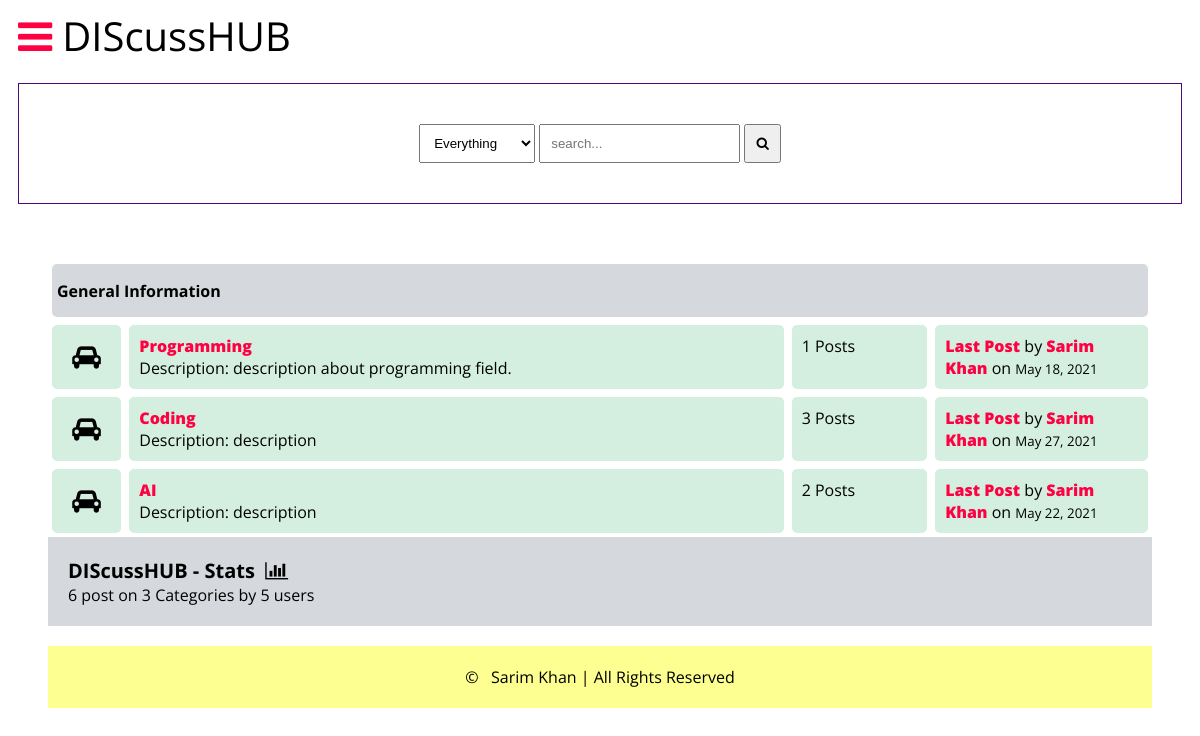
The page / on the database its author committed.
### main/models.py (models this page shows, shortened)
class Category(models.Model):
    title=models.CharField(max_length=50)
    slug=models.SlugField(max_length=400, unique=True, blank=True)
    description= models.TextField(default="description")
    class Meta:
        verbose_name_plural="categories"
    def get_url(self):
        return reverse("posts", kwargs={
            "slug":self.slug
        })
    @property
    def num_posts(self):
        return Post.objects.filter(categories=self).count()
    @property
    def last_post(self):
        return Post.objects.filter(categories=self).latest("date")

class Post(models.Model):
    title=models.CharField(max_length=400)
    slug=models.SlugField(max_length=400, unique=True, blank=True)
    user=models.ForeignKey(Author, on_delete=models.CASCADE)
    content=HTMLField()
    categories=models.ManyToManyField(Category)
    date=models.DateField(auto_now_add=True)
    approved=models.BooleanField(default=False)
    hit_count_generic= GenericRelation(HitCount, object_id_field='object_pk', related_query_name='hit_count_generic_relation')
    tags=TaggableManager()
    comments=models.ManyToManyField(Comment, blank=True)
    def get_url(self):
        return reverse("detail", kwargs={
            "slug":self.slug
        })

class Author(models.Model):
    user=models.ForeignKey(User, on_delete=models.CASCADE)
    fullname= models.CharField(max_length=40, blank=True)
    slug=models.SlugField(max_length=400, unique=True, blank=True)
    bio=HTMLField()
    points=models.IntegerField(default=0)
    profile_pic= ResizedImageField(size=[50, 80], quality=100, upload_to="authors", default=None, null=True)

### main/views.py (the view)
# urls.py: path("", home, name="home"),
def home(request):
    forums=Category.objects.all()
    num_posts=Post.objects.all().count()
    num_users=User.objects.all().count()
    num_categories=forums.count()
    last_post=Post.objects.latest("date")
    context={
        "forums":forums,
        "num_posts":num_posts,
        "num_users":num_users,
        "num_categories":num_categories,
        "last_post":last_post,
    }
    return render(request, "forums.html", context)

### templates/forums.html
{% extends 'base.html' %}
{% block content %}
    <div class="container">
        <div class="subforum">
            <div class="subforum-title">
                <h1>General Information</h1>
            </div>
            {% for forum in forums %}
            <div class="subforum-row">
                <div class="subforum-icon subforum-column center">
                    <i class="fa fa-car"></i>
                </div>
                <div class="subforum-description subforum-column">
                    <h1><a href="{{forum.get_url}}">{{forum.title}}</a></h1>
                    <p>Description: {{forum.description}}</p>
                </div>
                <div class="subforum-stats subforum-column">
                    <span>{{forum.num_posts}} Posts</span>
                </div>
                <div class="subforum-info subforum-column">
                    <b><a href="{{forum.last_post.get_url}}">Last Post</a></b> by <b><a href="">{{forum.last_post.user.fullname|title}}</a></b>
                    on <small>{{forum.last_post.date|date}}</small>
                </div>
            </div>
            {% endfor %}
        </div>
    <div class="forum-info">
        <div class="chart">
            DIScussHUB - Stats &nbsp;<i class="fa fa-bar-chart"></i>
        </div>
        <div>
            <span>{{num_posts}} post on {{num_categories}} Categories by {{num_users}} users</span>
        </div>
    </div>
    {% endblock content %}

### static/style.css (style rules this page uses)
* { box-sizing: border-box; }
html { font-size: 16px; font-family: 'Open Sans', sans-serif; background-color: #ffffff; }
a { color: #ff0042; font-weight: bolder; text-decoration: none; }
h1 { font-size: 1rem; font-weight: bolder; }
.container { margin: 20px; padding: 20px; }
.subforum { margin-top: 20px; }
.subforum-title { background-color:#D5D8DC; padding: 5px; border-radius: 5px; margin: 4px; }
.subforum-description * { margin-block: 0; }
.subforum-row { display: grid; grid-template-columns: 7% 60% 13% 20%; }
.subforum-column { padding: 10px; margin: 4px; border-radius: 5px; background-color: #D4EFDF; }
.center { display: flex; justify-content: center; align-items: center; }
.subforum-icon { font-size: 25px; }
.forum-info { padding: 20px; background-color: #D5D8DC; }
.chart { font-size: 20px; font-weight: bold; }

### rows shown on the page
Category: title "Programming", description "description about programming field.", num_posts "1", last_post.user.fullname "Sarim Khan", last_post "May 18, 2021"
Category: title "Coding", description "description", num_posts "3", last_post.user.fullname "Sarim Khan", last_post "May 27, 2021"
Category: title "AI", description "description", num_posts "2", last_post.user.fullname "Sarim Khan", last_post "May 22, 2021"

### other values the page prints
{{ num_posts }} "6"
{{ num_categories }} "3"
{{ num_users }} "5"
